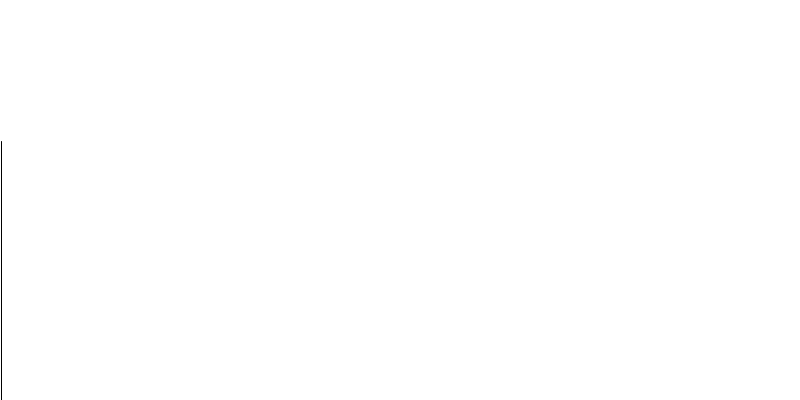
Frame 1 (no input)
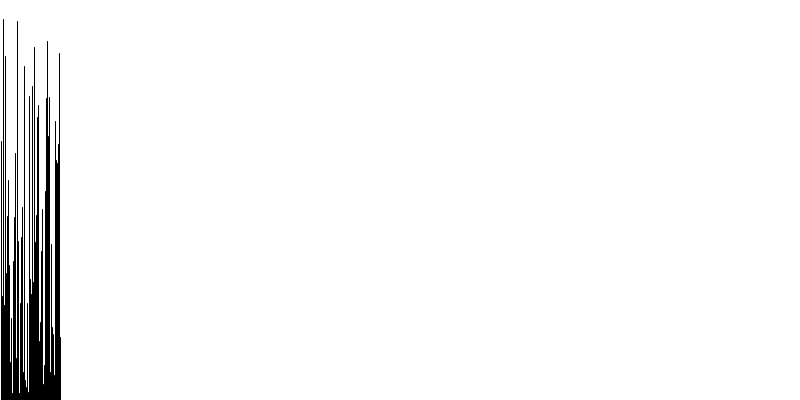
Frame 60 (the mouse pressed at the canvas centre just before this capture)
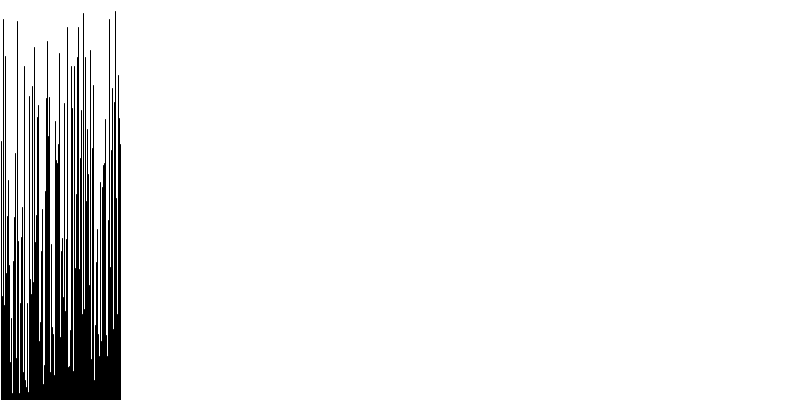
Frame 120 (the mouse held since frame 60 and released just before this capture)

The Processing sketch that drew these frames (run headless with seeded random() and noise(); from frame 60 on, the mouse is pressed at the canvas centre):

// Processing sketch: Random_Noise
// ── Random_Noise.pde
float lineHeight = 0;
float iterations = 0;

void setup() {
  
  // canvas
  size(800, 400);
  
  // white background
  background(255, 255, 255);
  
  // how fast the animation goes
  frameRate(30);
  
}

void draw() {
  
  // Increase the counter that tracks the number of iterations
  iterations++;
  println(iterations);
 
  // translate origin to bottom left of screen
  translate(0, height);

  // flip axes (so y increases going upwards)
  scale(1, -1);

  // Get a random height
  lineHeight = random(0, height);
  
  // Show line height in console
  println(lineHeight);

  // Draw a line with a fixed height
  // x1, y1, x2, y2
  line(iterations, 0, iterations, lineHeight);
  
  // When we've reached end of the width of the screen, stop animating
  if (frameCount > width) {
     noLoop(); 
  }
  
}
